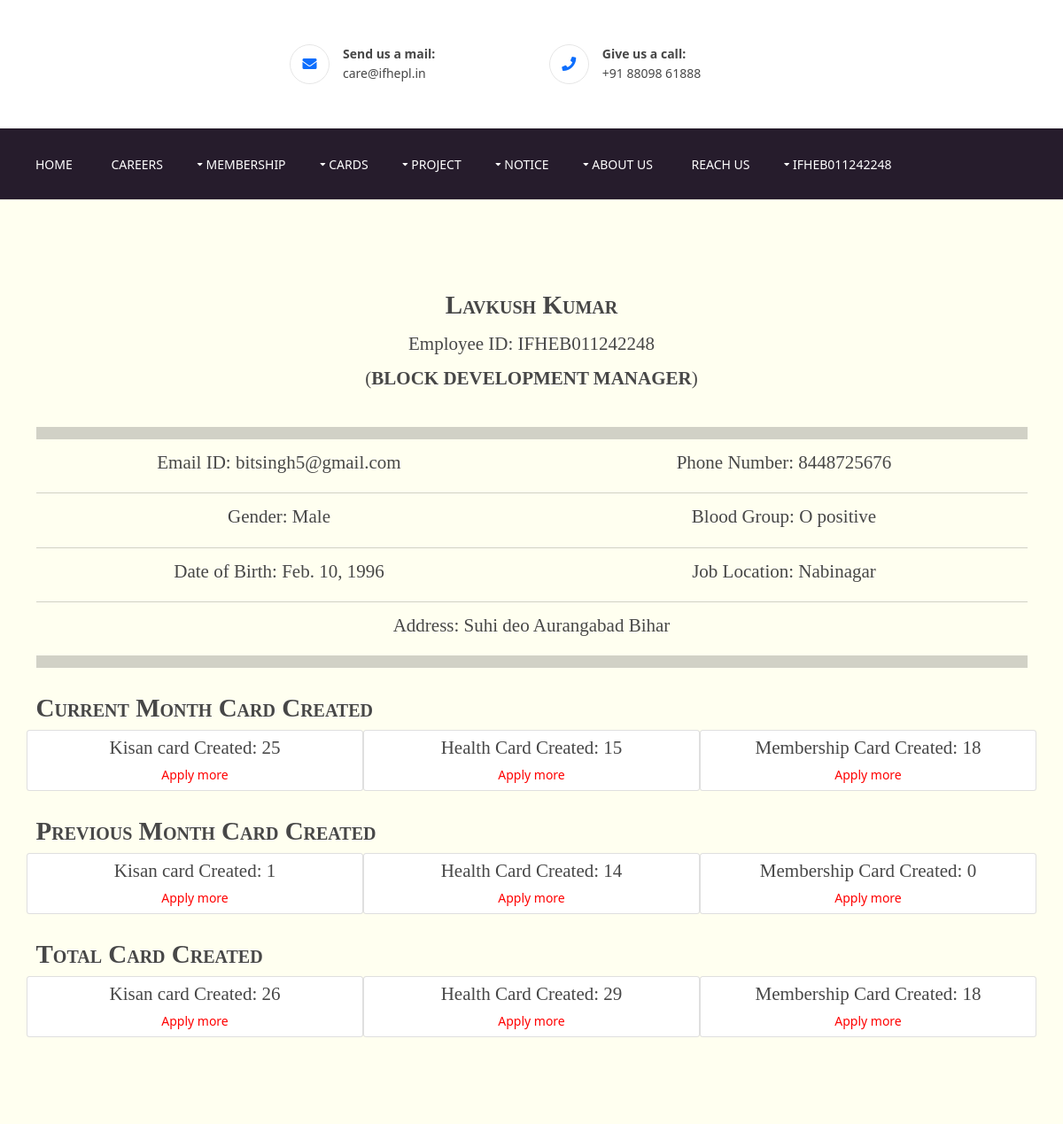
The app's page /profile (signed in, upper part), older data.
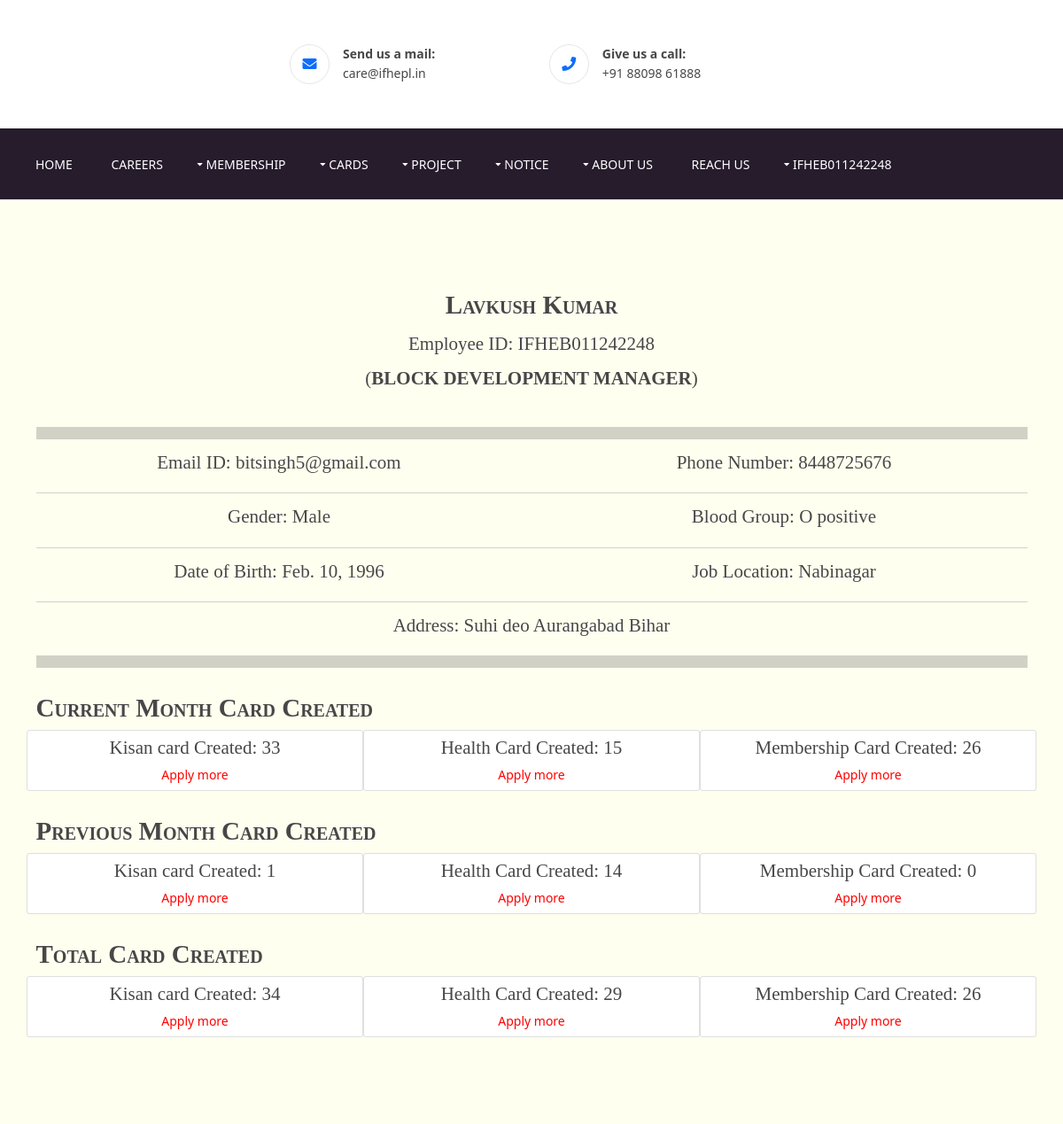
The same page, newer data.
### EmployeeProfile/models.py (models this page shows)
class EmployeeProfile(models.Model):
    emmloyeeid = models.CharField(max_length=14, default="",unique=True,)
    email = models.CharField(max_length=100, unique=True,)
    user = models.OneToOneField(User, on_delete=models.CASCADE, related_name='profile')
    name = models.CharField(max_length=50, unique=False)
    phone_number = models.CharField(max_length=10, unique=True, null=False, blank=False)
    GENDER_CHOICES = (
        ('Male', 'Male'),
        ('Female', 'Female'),
    )
    gender = models.CharField(max_length=6, choices=GENDER_CHOICES)
    JOB_CHOICES = (
        ('DISTRICT DEVELOPMENT MANAGER', 'DISTRICT DEVELOPMENT MANAGER'),
        ('BLOCK DEVELOPMENT MANAGER', 'BLOCK DEVELOPMENT MANAGER'),
        ('FIELD EXECUTIVE', 'FIELD EXECUTIVE'),
        ('AGRICULTURAL ADVISOR', 'AGRICULTURAL ADVISOR'),
        ('COMPUTER TRAINER', 'COMPUTER TRAINER'),
        ('BEAUTICIAN', 'BEAUTICIAN'),
        ('TAILORING', 'TAILORING'),
        ('Office Boy/Peon', 'Office Boy/Peon'),
        ('Banking Trainer', 'Banking Trainer'),
        ('Regional Manager', 'Regional Manager'),
        ('Accountant/Cashier', 'Accountant/Cashier'),
        ('Receptionist', 'Receptionist'),
    )
    designation = models.CharField(max_length=32, choices=JOB_CHOICES)
    job_location = models.CharField(max_length=100, default="")
    bloodgroup = models.CharField(max_length=10, default="")
    dob = models.DateField()
    Address = models.CharField(max_length=500, default="")
    image = models.ImageField(upload_to="Employee", blank=True, null=True)
    total_health_card_created = models.IntegerField(default=0)
    total_kisan_card_created = models.IntegerField(default=0)
    total_membership_card_created = models.IntegerField(default=0)
    current_month_health_card_created = models.IntegerField(default=0)
    current_month_kisan_card_created = models.IntegerField(default=0)
    current_month_membership_card_created = models.IntegerField(default=0)
    previous_month_health_card_created = models.IntegerField(default=0)
    previous_month_kisan_card_created = models.IntegerField(default=0)
    previous_month_membership_card_created = models.IntegerField(default=0)
    class Meta:
        db_table = "profile"
        verbose_name_plural = "Employee Profiles"

### ifheplapp/views.py (the view)
# urls.py: path('profile', views.profile, name="profile"),
@login_required(login_url='/login')
def profile(request):
    profile = EmployeeProfile.objects.filter(user=request.user)
    for i in profile:
        kisan_count = len(KisanCard.objects.filter(employeeID=i.emmloyeeid))
        kisan_count = kisan_count if kisan_count else 0
        membership_count = len(
            Membership.objects.filter(employeeID=i.emmloyeeid))
        membership_count = membership_count if membership_count else 0
        health_count = len(HealthCard.objects.filter(employeeID=i.emmloyeeid))
        health_count = health_count if health_count else 0
    return render(request, "profile.html", {"profile": profile, "kisan_count": kisan_count, "membership_count": membership_count, "health_count": health_count})

### ifheplapp/templates/profile.html (shortened to what this page needs)
{% extends 'extends/base.html' %}
{% block body %}
<div class="row1" style="background-color: rgb(255, 255, 240);">
  <div class="container">
    <div class="my-2">
      {% for prof in profile %}
      <div class="prof-name">
        <h4 class="logoname my-3">{{prof.name}}</h4>
      </div>
      <div class="">
        <h4 class="text-center">Employee ID: {{prof.emmloyeeid}}</h4>
        <h4 class="mt-3 text-center">(<strong>{{prof.designation}}</strong>)</h4> <br>
      </div>
      <hr class="py-2">
      <div class="row">
        <div class="col-md-6 text-center">
          <h4>Email ID: {{prof.email}}</h4>
        </div>
        <div class="col-md-6 text-center">
          <h4>Phone Number: {{prof.phone_number}}</h4>
        </div>
      </div>
      <hr>
      <div class="row">
        <div class="col-md-6 text-center">
          <h4>Gender: {{prof.gender}}</h4>
        </div>
        <div class="col-md-6 text-center">
          <h4>Blood Group: {{prof.bloodgroup}}</h4>
        </div>
      </div>
      <hr>
      <div class="row">
        <div class="col-md-6 text-center">
          <h4>Date of Birth: {{prof.dob}}</h4>
        </div>
        <div class="col-md-6 text-center">
          <h4>Job Location: {{prof.job_location}}</h4>
        </div>
      </div>
      <hr>
      <div class="row">
        <div class="col-md text-center">
          <h4>Address: {{prof.Address}}</h4>
        </div>
      </div>
      <hr class="py-2">
      <div class="row py-3">
        <h3 class="logoname">Current Month Card Created</h3>
        <div class="col-md-4 text-center card py-2">
          <h4>Kisan card Created: {{prof.current_month_kisan_card_created}}</h4>
          <a style="color: red;" href="/card/Kisan-Card/apply">Apply more</a>
        </div>
        <div class="col-md-4 text-center card py-2">
          <h4>Health Card Created: {{prof.current_month_health_card_created}}</h4>
          <a style="color: red;" href="/card/Health-Card/apply">Apply more</a>
        </div>
        <div class="col-md-4 text-center card py-2">
          <h4>Membership Card Created: {{prof.current_month_membership_card_created}}</h4>
          <a style="color: red;" href="/membership">Apply more</a>
        </div>
      </div>
      <div class="row py-3">
        <h3 class="logoname">Previous Month Card Created</h3>
        <div class="col-md-4 text-center card py-2">
          <h4>Kisan card Created: {{prof.previous_month_kisan_card_created}}</h4>
          <a style="color: red;" href="/card/Kisan-Card/apply">Apply more</a>
        </div>
        <div class="col-md-4 text-center card py-2">
          <h4>Health Card Created: {{prof.previous_month_health_card_created}}</h4>
          <a style="color: red;" href="/card/Health-Card/apply">Apply more</a>
        </div>
        <div class="col-md-4 text-center card py-2">
          <h4>Membership Card Created: {{prof.previous_month_membership_card_created}}</h4>
          <a style="color: red;" href="/membership">Apply more</a>
        </div>
      </div>
      <div class="row py-3">
        <h3 class="logoname">Total Card Created</h3>
        <div class="col-md-4 text-center card py-2">
          <h4>Kisan card Created: {{prof.total_kisan_card_created}}</h4>
          <a style="color: red;" href="/card/Kisan-Card/apply">Apply more</a>
        </div>
        <div class="col-md-4 text-center card py-2">
          <h4>Health Card Created: {{prof.total_health_card_created}}</h4>
          <a style="color: red;" href="/card/Health-Card/apply">Apply more</a>
        </div>
        <div class="col-md-4 text-center card py-2">
          <h4>Membership Card Created: {{prof.total_membership_card_created}}</h4>
          <a style="color: red;" href="/membership">Apply more</a>
        </div>
      </div>
      {% endfor %}
    </div>
  </div>
</div>
{% endblock body %}

Row changes from the older to the newer data that the page shows:
changed EmployeeProfile "Lavkush Kumar": current_month_kisan_card_created "25" → "33"; current_month_membership_card_created "18" → "26"; total_kisan_card_created "26" → "34"; total_membership_card_created "18" → "26"
